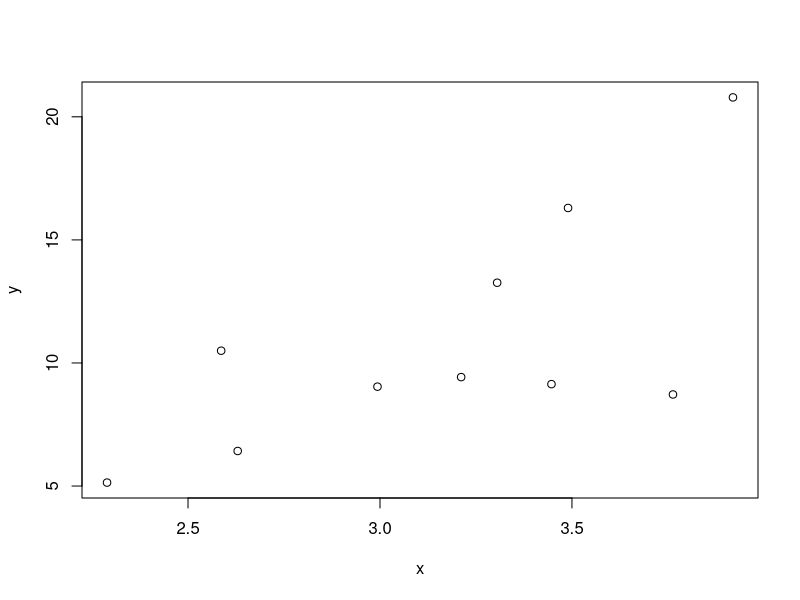

The R script that drew this image:
## ---- chunk 1
library(knitr)
## Global options
opts_chunk$set(echo=TRUE,
               cache=TRUE,
               prompt=FALSE,
               tidy=TRUE,
               comment=NA,
               message=FALSE,
               warning=FALSE,
               fig.path = paste0("../../SeminarioRyPython/", Sys.Date()),
               cache.path = "../../SeminarioRyPython/cache/")
## ---- chunk 2
set.seed(1823)
## R code
x <- rnorm(10, 3, 1)
e <- rnorm(10, 0, 3)
y <- 1 + 3 *x + e
plot(y~x)
## R code
sd <- function(x){
  mean(x)
}

m = "hola"
